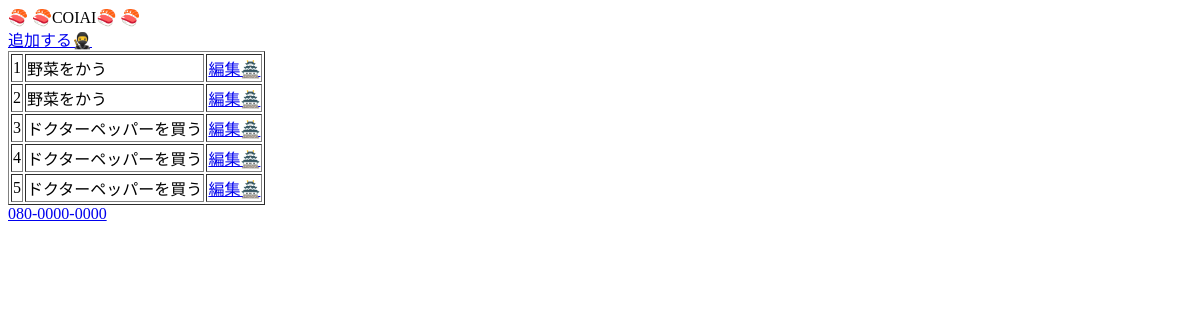
/tasklist, run on an earlier commit of the app's database.
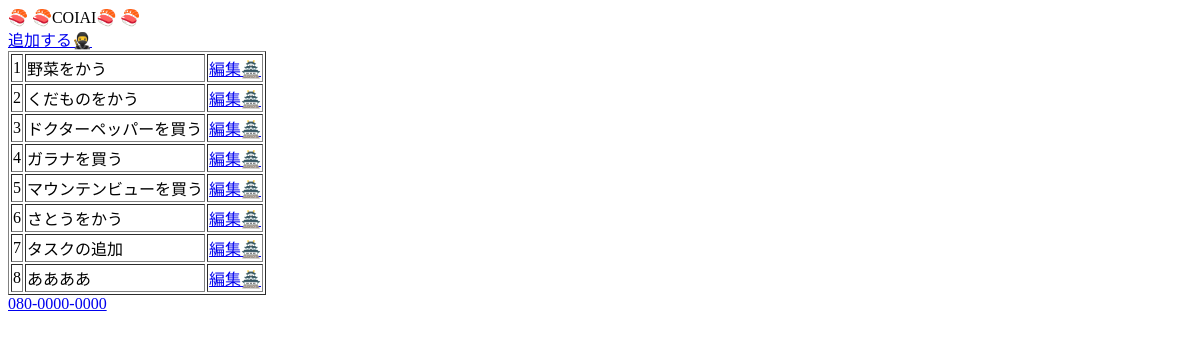
And on a later commit of the database.
### tables this page shows
CREATE TABLE "task" (
	"id"	INTEGER PRIMARY KEY AUTOINCREMENT,
	"task"	TEXT
);

### app.py (the view)
@app.route('/tasklist')
def tasklist():
    connect = sqlite3.connect('flasktest.db')
    cursor = connect.cursor()
    cursor.execute("SELECT id, task FROM task")
    task = cursor.fetchall()
    connect.close()
    task_list = []
    for row in task:
        task_list.append({"id":row[0], "task":row[1]})
    print(task)
    print(task_list)
    return render_template('tasklist.html', html_task = task_list)

### templates/tasklist.html
{% extends 'base.html' %}
{% block content %}
<a href="/add">追加する🥷</a>
<table border="1">
    {% for item in html_task %}
    <tr>
        <td>{{item["id"]}}</td>
        <td>{{item["task"]}}</td>
        <td><a href="/edit/{{item['id']}}">編集🏯</a></td>
    </tr>
    {% endfor %}
</table>
{% endblock %}

### templates/base.html (shortened to what this page needs)
<!DOCTYPE html>
<html lang="ja">
<head>
</head>
<body>
    <header>
        <span>🍣 🍣COIAI🍣 🍣</span>
    </header>
    {% block content %}
    {% endblock %}
    <footer>
        <a href="tel:080000000000">080-0000-0000</a>
    </footer>
</body>
</html>

What changed in the data, as far as the page shows it:
changed task id 2: task "野菜をかう" → "くだものをかう"
changed task id 4: task "ドクターペッパーを買う" → "ガラナを買う"
changed task id 5: task "ドクターペッパーを買う" → "マウンテンビューを買う"
added task: id "6", task "さとうをかう"
added task: id "7", task "タスクの追加"
added task: id "8", task "ああああ"
